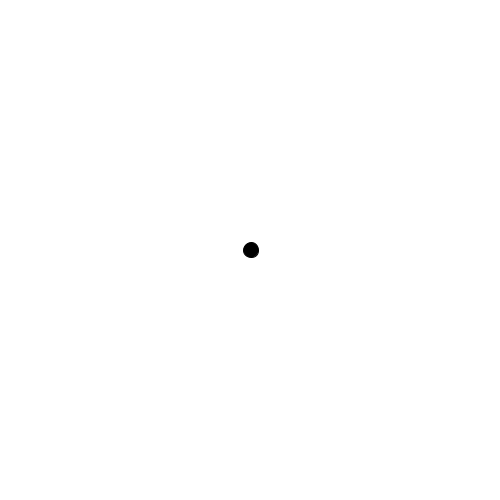
Frame 1 (no input)
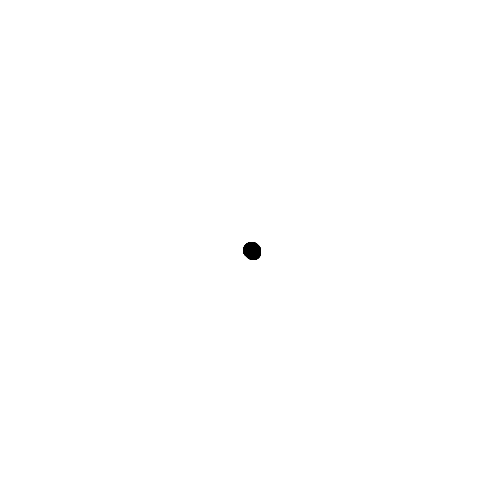
Frame 60 (the mouse pressed at the canvas centre just before this capture)
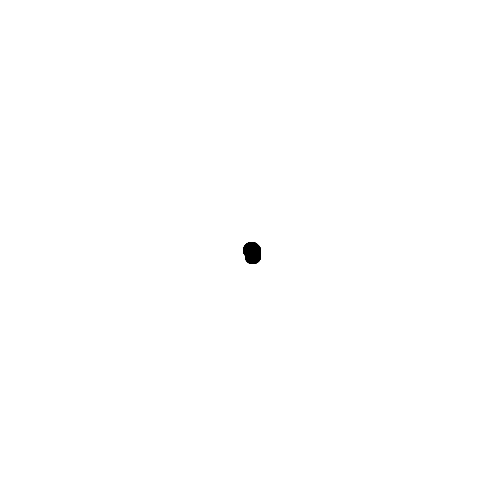
Frame 120 (the mouse held since frame 60 and released just before this capture)

The Processing sketch that drew these frames (run headless with seeded random() and noise(); from frame 60 on, the mouse is pressed at the canvas centre):

// Processing sketch: sketch_250925b
// ── sketch_250925b.pde
//spiral

float theta;
float r;

void setup(){
  size(500, 500);
  background(255);
  
  theta = 0;
  r = 1;
  
}

void draw(){
  ellipseMode(CENTER);
  
  float x = r*cos(theta);
  float y = r*sin(theta);
  
  fill(0);
  ellipse(x+ width/2, y+ height/2, 15, 15);
  
  theta += 0.01;
  r += 0.05;
  
}
  
  
